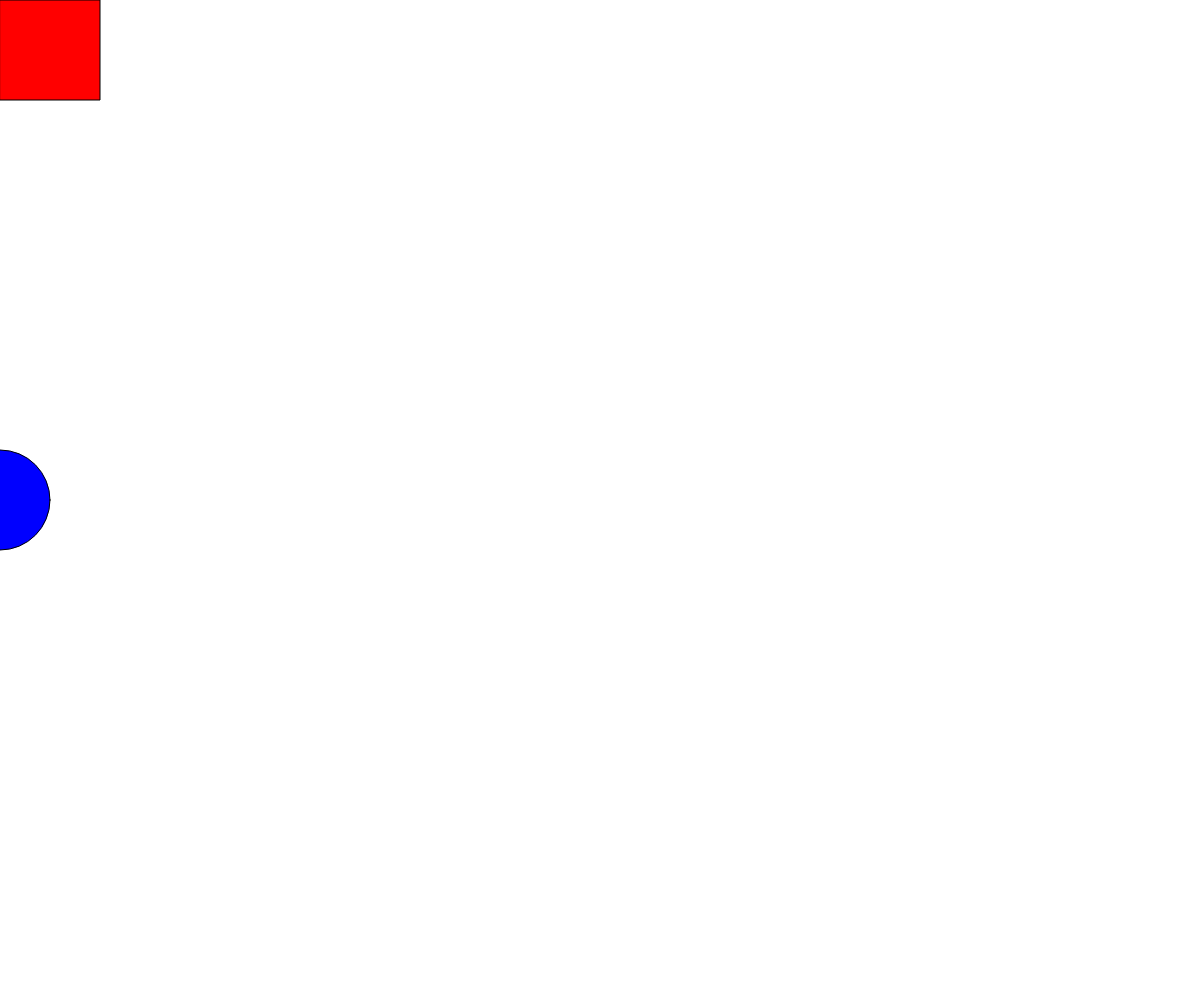
Frame 1 (no input)
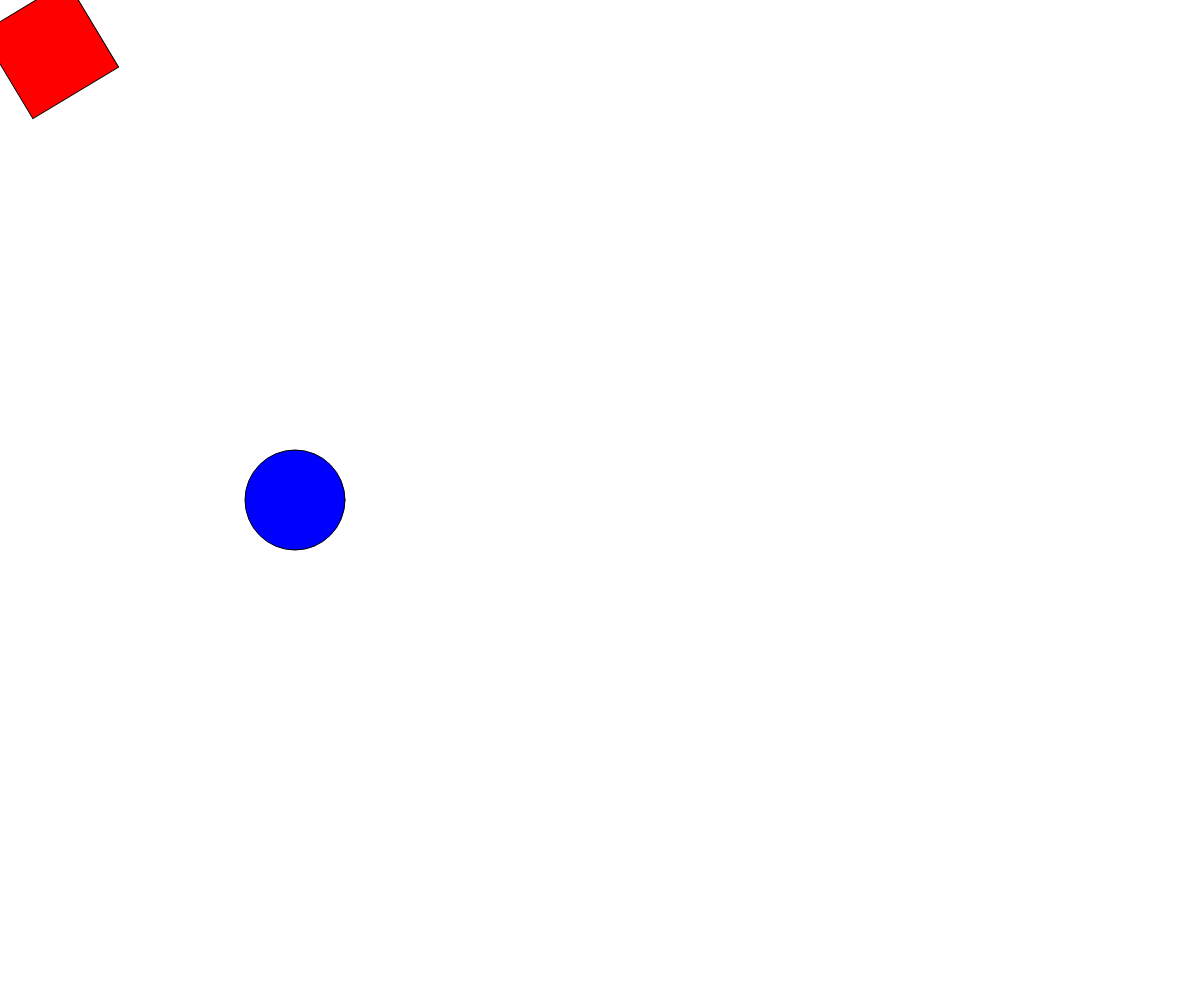
Frame 60 (no input)
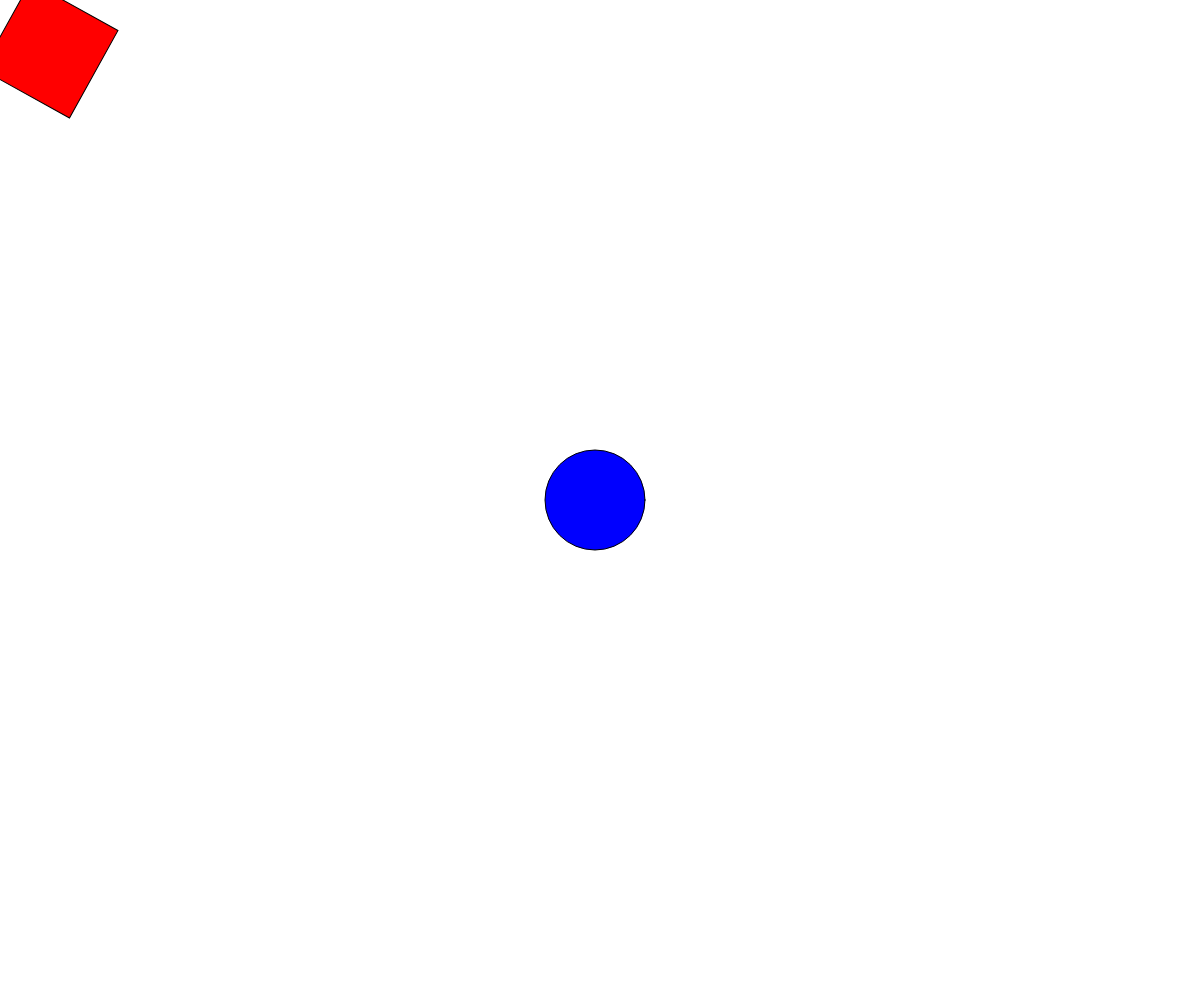
Frame 120 (the mouse pressed at the canvas centre since frame 60)

The p5.js sketch that drew these frames (run headless with seeded random() and noise() and a simulated clock; from frame 60 on, the mouse is pressed at the canvas centre):

// p5.js sketch
// ── sketch.js
let x = 0;
let angle = 0;

function setup() {
  createCanvas(windowWidth, windowHeight);
}

function draw() {
  background(255);

  // Red rect
  push();
  fill(255, 0, 0);
  //translate(100, 100);
  translate(50, 50);
  rotate(radians(angle));
  rect(-50, -50, 100);
  pop();
  angle++;

  // Blue circle
  fill(0, 0, 255);
  circle(x, height / 2, 100);

  //x = x + 1;
  x += 5;
  //x++;

  print(x);
}
